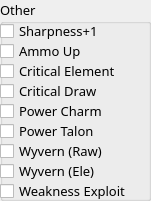
   <widget class="QGroupBox" name="otherBox">
    <property name="geometry">
     <rect>
      <x>680</x>
      <y>160</y>
      <width>151</width>
      <height>201</height>
     </rect>
    </property>
    <property name="font">
     <font>
      <family>Sans</family>
      <pointsize>10</pointsize>
     </font>
    </property>
    <property name="title">
     <string>Other</string>
    </property>
    <widget class="QCheckBox" name="sharpnessCheckBox">
     <property name="geometry">
      <rect>
       <x>0</x>
       <y>20</y>
       <width>111</width>
       <height>22</height>
      </rect>
     </property>
     <property name="font">
      <font>
       <family>Sans</family>
       <pointsize>10</pointsize>
      </font>
     </property>
     <property name="text">
      <string>Sharpness+1</string>
     </property>
    </widget>
    <widget class="QCheckBox" name="powerCharmCheckBox">
     <property name="geometry">
      <rect>
       <x>0</x>
       <y>100</y>
       <width>121</width>
       <height>22</height>
      </rect>
     </property>
     <property name="font">
      <font>
       <family>Sans</family>
       <pointsize>10</pointsize>
      </font>
     </property>
     <property name="text">
      <string>Power Charm</string>
     </property>
    </widget>
    <widget class="QCheckBox" name="criticalDrawCheckBox">
     <property name="geometry">
      <rect>
       <x>0</x>
       <y>80</y>
       <width>121</width>
       <height>22</height>
      </rect>
     </property>
     <property name="font">
      <font>
       <family>Sans</family>
       <pointsize>10</pointsize>
      </font>
     </property>
     <property name="text">
      <string>Critical Draw</string>
     </property>
    </widget>
    <widget class="QCheckBox" name="powerTalonCheckBox">
     <property name="geometry">
      <rect>
       <x>0</x>
       <y>120</y>
       <width>111</width>
       <height>22</height>
      </rect>
     </property>
     <property name="font">
      <font>
       <family>Sans</family>
       <pointsize>10</pointsize>
      </font>
     </property>
     <property name="text">
      <string>Power Talon</string>
     </property>
    </widget>
    <widget class="QCheckBox" name="criticalElementCheckBox">
     <property name="geometry">
      <rect>
       <x>0</x>
       <y>60</y>
       <width>141</width>
       <height>22</height>
      </rect>
     </property>
     <property name="font">
      <font>
       <family>Sans</family>
       <pointsize>10</pointsize>
      </font>
     </property>
     <property name="text">
      <string>Critical Element</string>
     </property>
    </widget>
    <widget class="QCheckBox" name="wyvernStoneRawCheckBox">
     <property name="geometry">
      <rect>
       <x>0</x>
       <y>140</y>
       <width>121</width>
       <height>22</height>
      </rect>
     </property>
     <property name="font">
      <font>
       <family>Sans</family>
       <pointsize>10</pointsize>
      </font>
     </property>
     <property name="text">
      <string>Wyvern (Raw)</string>
     </property>
    </widget>
    <widget class="QCheckBox" name="wyvernStoneEleCheckBox">
     <property name="geometry">
      <rect>
       <x>0</x>
       <y>160</y>
       <width>121</width>
       <height>22</height>
      </rect>
     </property>
     <property name="font">
      <font>
       <family>Sans</family>
       <pointsize>10</pointsize>
      </font>
     </property>
     <property name="text">
      <string>Wyvern (Ele)</string>
     </property>
    </widget>
    <widget class="QCheckBox" name="checkBox">
     <property name="geometry">
      <rect>
       <x>0</x>
       <y>40</y>
       <width>97</width>
       <height>22</height>
      </rect>
     </property>
     <property name="font">
      <font>
       <family>Sans</family>
       <pointsize>10</pointsize>
      </font>
     </property>
     <property name="text">
      <string>Ammo Up</string>
     </property>
    </widget>
    <widget class="QCheckBox" name="weaknessExploitCheckBox">
     <property name="geometry">
      <rect>
       <x>0</x>
       <y>180</y>
       <width>151</width>
       <height>22</height>
      </rect>
     </property>
     <property name="font">
      <font>
       <family>Sans</family>
       <pointsize>10</pointsize>
      </font>
     </property>
     <property name="text">
      <string>Weakness Exploit</string>
     </property>
    </widget>
   </widget>
